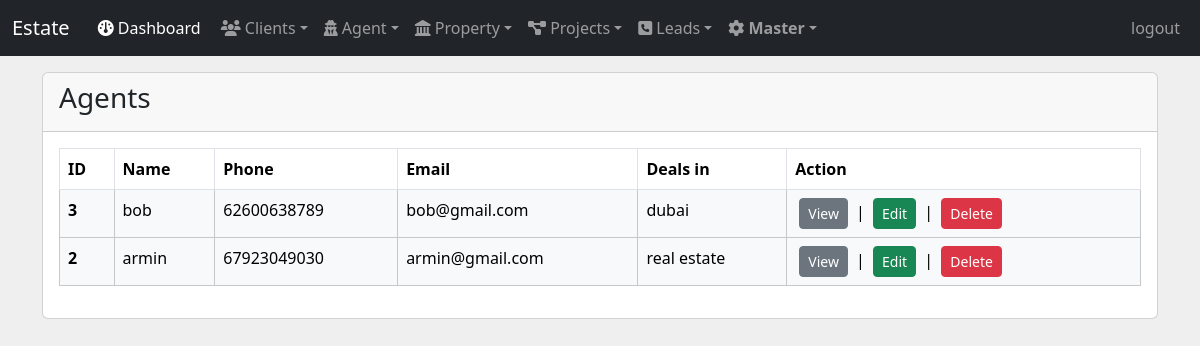
The app's page /list_agents (signed in) with its own data.
### main/models.py (models this page shows, shortened)
class Agent(models.Model):
  agent_name = models.CharField( max_length=150)
  agent_contact = models.CharField( max_length=150)
  agent_mail = models.EmailField( max_length=254)
  agent_DOB = models.DateField( auto_now=False, auto_now_add=False)
  agent_PAN = models.IntegerField(null=False)
  agent_deals_in = models.CharField( max_length=100)
  agent_address = models.CharField( max_length=250)
  agent_city = models.CharField( max_length=100)
  agent_state = models.CharField( max_length=80)
  agent_pin = models.IntegerField()
  owner = models.IntegerField(blank=False, default=1)

### main/views.py (the view)
# urls.py: path('list_agents', views.list_agents, name='list_agents' ),
def list_agents(request):
    agents = Agent.objects.filter(owner=request.user.id).order_by('-id')
    return render(request, 'list_agents.html', {'agents': agents})

### main/templates/list_agents.html (shortened to what this page needs)
{% extends "base.html" %}
{% block content %}
<div class='container my-3'>
  <div class="card">
    <div class="card-header">
      <h3>Agents</h3>
    </div>
    <div class="card-body">
      <table class="table table-bordered table-hover">
        <thead>
          <tr>
            <th scope="col">ID</th>
            <th scope="col">Name</th>
            <th scope="col">Phone</th>
            <th scope="col">Email</th>
            <th scope="col">Deals in</th>
            <th scope="col">Action</th>
          </tr>
        </thead>
        <tbody>
          {% for agent in agents %}
            <tr class="table-light">
              <th scope="row">{{ agent.id }}</th>
              <td class="text-truncate" style="max-width: 150px;">{{ agent.agent_name }}</td>
              <td class="text-truncate" style="max-width: 150px;">{{ agent.agent_contact }}</td>
              <td class="text-truncate" style="max-width: 170px;">{{ agent.agent_mail }}</td>
              <td  class="text-truncate" style="max-width: 150px;">{{ agent.agent_deals_in }}</td>
              <td><a class='btn btn-secondary btn-sm mx-1' href="{% url "view_agent" agent.id %}">View</a> | <a class='btn btn-success btn-sm mx-1' href="{% url "edit_agent" agent.id %}">Edit</a> | <a class='btn btn-danger btn-sm mx-1' href="{% url "delete_agent" agent.id %}" onclick="return confirm('Are you sure u want to delete this agent?')">Delete</a></td>
            </tr>
          {% endfor %}
        </tbody>
      </table>
    </div>
  </div>
</div>
{% endblock content %}

### main/templates/base.html (style rules this page uses)
body { background-color: rgb(240, 239, 239); }

### records on screen
Agent: id "3", agent_name "bob", agent_contact "62600638789", agent_mail "bob@gmail.com", agent_deals_in "dubai"
Agent: id "2", agent_name "armin", agent_contact "67923049030", agent_mail "armin@gmail.com", agent_deals_in "real estate"
